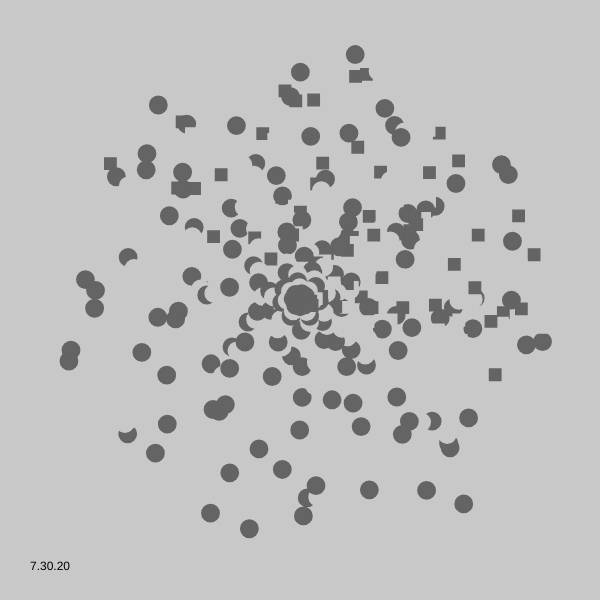
Frame 1 (no input)
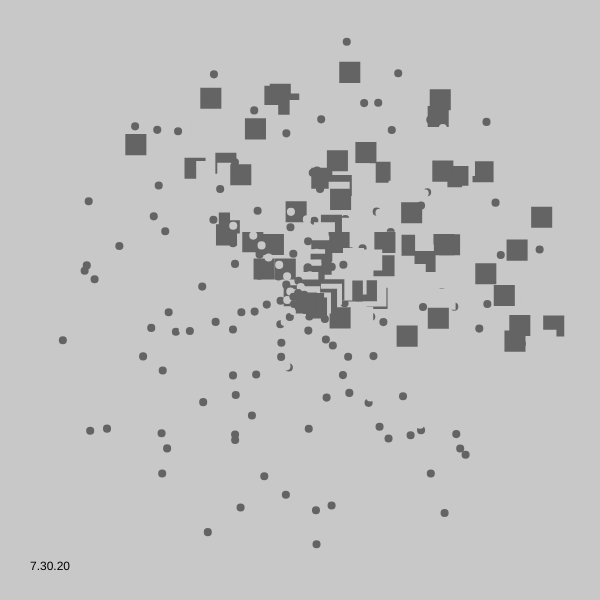
Frame 60 (no input)
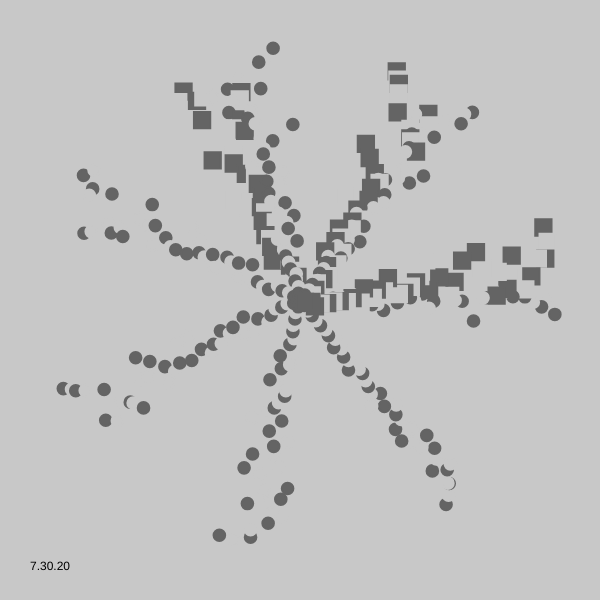
Frame 120 (the mouse pressed at the canvas centre since frame 60)

The p5.js sketch that drew these frames (run headless with seeded random() and noise() and a simulated clock; from frame 60 on, the mouse is pressed at the canvas centre):

// p5.js sketch
// ── sketch.js
let _divideNum;
let _noiseStep;
let _objectNum;
let _aryObjects = [];
let _aryColor = [];

function setup() {
  let canvasSize;
  createCanvas(600, 600);
  frameRate(20);
  noStroke();
  _divideNum = 7;
  _objectNum =40;
  _aryColor = [color(200),
              color(100)];
  for (let i = 0; i < _objectNum; i++) {
    let myColor;
    if (i % 2 == 0) {
      myColor = _aryColor[0];
    } else {
      myColor = _aryColor[1];
    }
    let newObject = new myObject(myColor, (_objectNum-i)/_objectNum);
    _aryObjects.push(newObject);
  }
}

function draw() {
  if (_objectNum%2 == 0) {
    background(_aryColor[0]);
  } else {
    background(_aryColor[1]);
  }
  for (let i = 0; i < _objectNum; i++) {
    _aryObjects[i].updateMe();
    _aryObjects[i].drawMe();
  }
  fill(0);
  noStroke();
  text("7.30.20", 30, height - 30);
}

class myObject {
  constructor(myColor, radiusRatio) {
    this.aryNoise = set_noise();
    this.color = myColor;
    this.centX = width/2;
    this.centY = height/2;
    this.maxRadius = width/1000 + width/2 * (radiusRatio ** 1);
  }
  updateMe() {
    update_noise(this.aryNoise);
  }
  drawMe() {
    _noiseStep = 0.03;
    this.minRadius = this.maxRadius*(0.7);
    let aryPoints = []; //angle, radius
    let sumNoiseAngle = calc_sum_noise(this.aryNoise, 0);
    let currentSumNoise = noise(this.aryNoise[0][0]);
    for (let i = 0; i < _divideNum; i++) {
      aryPoints[i] = []
      currentSumNoise += noise(this.aryNoise[i][0]);
      aryPoints[i][0] = 2*PI*currentSumNoise/sumNoiseAngle;
      aryPoints[i][1] = this.minRadius + (this.maxRadius - this.minRadius) * noise(this.aryNoise[i][1]);
    }
    fill(this.color);
    stroke(this.color);
    strokeWeight(2);
    for (let i = 0; i < _divideNum; i++) {
      ellipse(this.centX + aryPoints[i][1] * cos(aryPoints[i][0]),
                  this.centY + aryPoints[i][1] * sin(aryPoints[i][0]), 20*sin(frameCount), 20*sin(frameCount));
    }
    for (let i = 0; i < 3; i++) {
      rect(this.centX + aryPoints[i][1] * sin(aryPoints[i][0]),
                  this.centY + aryPoints[i][1] * cos(aryPoints[i][0]), 20*cos(frameCount), 20*cos(frameCount));
    }

  }
}

function calc_sum_noise(ary, column) {
  let sum = 0;
  for (let i = 0; i < ary.length; i++) {
    sum += noise(ary[i][column]);
  }
  return sum;
}

function set_noise() {
  let aryNoise = [];
  for (let i = 0; i < _divideNum; i++) {
    aryNoise[i] = [];
    for (let j = 0; j < 5; j++) {
      aryNoise[i][j] = random();  
    }
  }
  return aryNoise;
}

function update_noise(aryNoise) {
  for (let i = 0; i < _divideNum; i++) {
    for (let j = 0; j < 2; j++) {
      aryNoise[i][j] += _noiseStep; 
    }
  }
}
